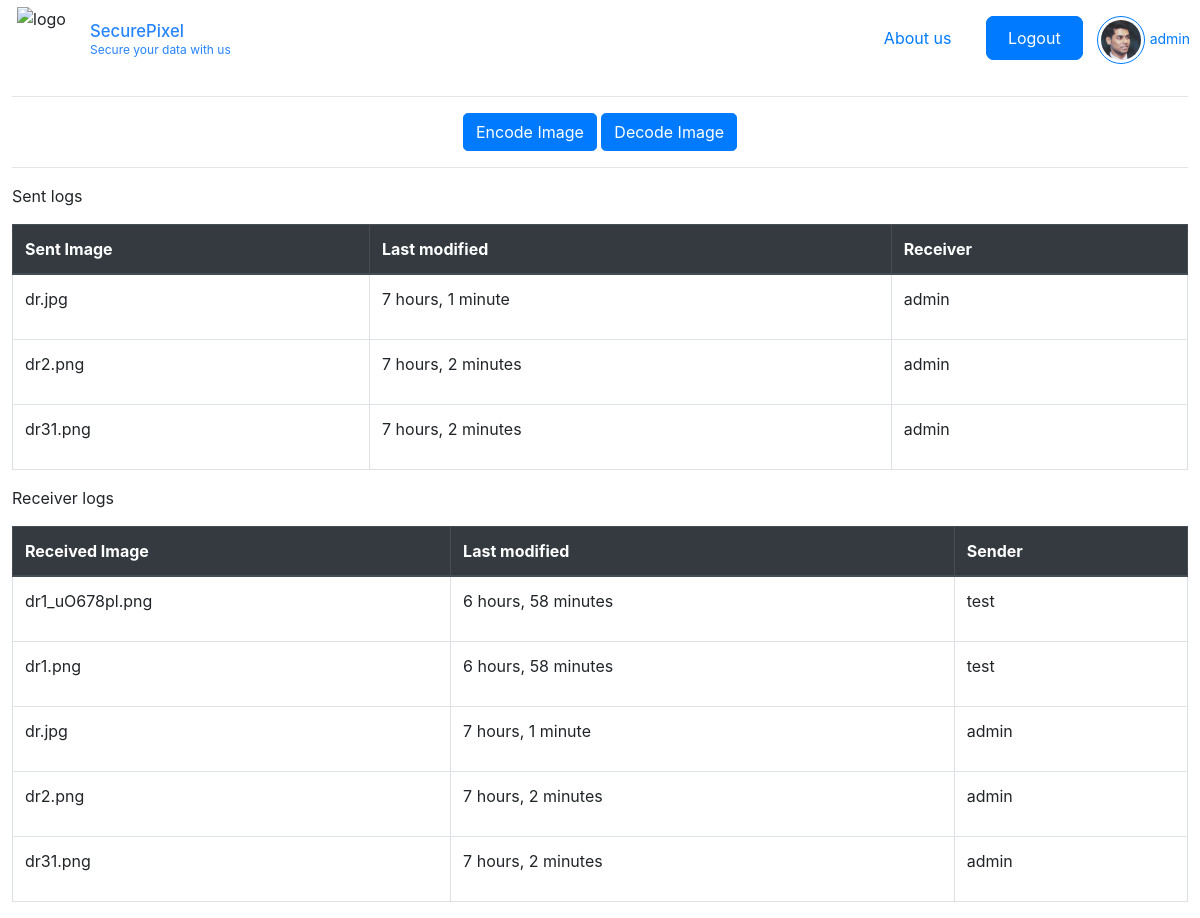
Page /landing/ (signed in) on the committed database.
### base/models.py (models this page shows, shortened)
class UserRegistration(models.Model):
    user = models.OneToOneField(User, on_delete=models.CASCADE)
    email = models.CharField(max_length=128, null=True)
    profile_picture = models.ImageField(upload_to='profile_pictures/', null=True, blank=True)

class steganography(models.Model):
    sender = models.ForeignKey(User, on_delete=models.CASCADE, related_name='sent_steg')
    receiver = models.ForeignKey(User, on_delete=models.CASCADE, related_name='received_Steg')
    image = models.ImageField(upload_to='originalImages/')
    message = models.TextField()
    dest = models.CharField(max_length=128)
    created = models.DateTimeField(auto_now_add=True)
    updated = models.DateTimeField(auto_now=True)
    encoded_img = models.ImageField(null=True, blank=True, upload_to='stegoImages/')

### base/views.py (the view)
# urls.py: path('landing/', views.userLanding, name = 'landing')
def userLanding(request):
    user = request.user
    sent_records = steganography.objects.filter(sender=user).order_by('-created')
    records_found_s = any(request.user == record.sender for record in sent_records)
    receiver_records = steganography.objects.filter(receiver=user).order_by('-created')
    records_found_r = any(request.user == record.receiver for record in receiver_records)
    for record in sent_records:
        record.image_name = record.image.url.split("/")[-1]
    for record in receiver_records:
        record.image_name = record.image.url.split("/")[-1]
    return render(request, 'base/userLanding.html', {'sent_records': sent_records, 'receiver_records': receiver_records, 'records_found_r': records_found_r, 'records_found_s': records_found_s })

### base/templates/base/userLanding.html (shortened to what this page needs)
{% extends 'main.html' %} {% block content %}
<div style="margin:1%">
  <hr>
  <div class="text-center">
    <a href="{% url 'encode-img' %}" class="btn btn-primary rounded-lg">Encode Image</a>
    <a href="{% url 'decode-img' %}" class="btn btn-primary rounded-lg">Decode Image</a>
  </div>
  <hr>
  <p>Sent logs</p>
  <table class="table table-bordered">
    <thead class="thead-dark">
      <tr>
        <th>Sent Image</th>
        <th>Last modified</th>
        <th>Receiver</th>
      </tr>
    </thead>
    <tbody>
      {% for record in sent_records %}
        {% if request.user == record.sender %}
          <tr>
            <td>{{ record.image_name }}</td>
            <td>
              <p>{{ record.updated | timesince}}</p>
            </td>
            <td>
              <p>{{ record.receiver }}</p>
            </td>
          </tr>
        {% endif %}
      {% endfor %}
    </tbody>
  </table>
  <p>Receiver logs</p>
  <table class="table table-bordered">
    <thead class="thead-dark">
      <tr>
        <th>Received Image</th>
        <th>Last modified</th>
        <th>Sender</th>
      </tr>
    </thead>
    <tbody>
      {% for record in receiver_records %}
        {% if request.user == record.receiver %}
          <tr>
            <td>{{ record.image_name }}</td>
            <td>
              <p>{{ record.updated | timesince}}</p>
            </td>
            <td>
              <p>{{ record.sender }}</p>
            </td>
          </tr>
        {% endif %}
      {% endfor %}
    </tbody>
  </table>
</div>
{% endblock content %}

### templates/main.html (shortened to what this page needs)
<!DOCTYPE html>
{% load static %}
<html>
  <head>
    <link
      rel="stylesheet"
      type="text/css"
      href="{% static 'styles/main.css' %}"
    />
    <link
      rel="stylesheet"
      href="https://cdn.jsdelivr.net/npm/bootstrap@4.6.2/dist/css/bootstrap.min.css"
    />
    <link
      rel="stylesheet"
      href="https://cdnjs.cloudflare.com/ajax/libs/font-awesome/5.14.0/css/all.min.css"
    />
  </head>
  <body>
    {% include 'navbar.html' %} {% block content %} {% endblock content %}
  </body>
</html>

### templates/navbar.html (shortened to what this page needs)
<!-- <a href="/">
    <h1>SecurePixel</h1>
</a>
{% load static %} -->
<div class="header">
    <div class="logoAndName">
      <img
        class="logo"
        src="https://res.cloudinary.com/dzy2zn0mz/image/upload/v1698769946/SecurePixel/Images/logo.png"
        alt="logo"
      />
      <div class="title">
        <a href="/"><h3>SecurePixel</h3></a>
        <span>Secure your data with us</span>
      </div>
    </div>
    <div class="links">
      <nav>
            {% if user.is_authenticated %}
                <a href="https://www.google.com" target id="about">About us</a>
                <a href="{% url 'logout' %}" target id="sign">Logout</a>
                {% if user.userregistration.profile_picture %}
                <a href="{% url 'landing' %}" target id="profile">
                    <div class="profile-box">
                      <img src="{{user.userregistration.profile_picture.url }}" alt="Profile Image" class="profile-image" />
                    </div>
                    <small>{{user.username}}</small>
                {% else %}
                    <img src="https://res.cloudinary.com/dzy2zn0mz/image/upload/v1698769945/SecurePixel/Images/profile.png" alt="Profile Image" class="profile-image" />
                {% endif %}
                </a>
            {% else %}
                <a href="https://www.google.com" target id="about">About us</a>
                <a href="{% url 'sign-up' %}" target id="sign">Sign up</a>
                <a href="{% url 'sign-in' %}" target id="sign">Sign In</a>
            {% endif %}
      </nav>
    </div>
  </div>

### static/styles/main.css (style rules this page uses)
.logo { position: relative; width: 80px; height: 80px; padding: 3%; }
.header { background: transparent; padding: 10px; display: flex; justify-content: space-between; align-items: center; height: 10vh; }
.logoAndName { display: flex; align-items: center; width: 20%; }
.title h3, span { color: #2684ff; font-size: smaller; width: 100%; margin: 0; }
.title { display: flex; box-sizing: border-box; justify-items: center; flex-direction: column; font-size: 20px; }
.links #about { border: none; font-size: 1rem; margin-right: 10px; }
.links nav a { text-decoration: none; font-size: 1rem; padding: 10px 20px; border: 2px solid #007bff; border-radius: 8px; color: #007bff; transition: all 0.3s ease; }
.links nav a#sign { background-color: #007bff; color: white; margin-right: 10px; }
.profile-box { padding: 3px; display: inline-block; border: 1px solid #007bff; border-radius: 50%; text-align: center; }
.profile-image { width: 40px; height: 40px; border-radius: 50%; object-fit: cover; }
#profile { border: none; padding: 0; }
span { font-size: 12px; }

### rows in the picture
steganography: image_name "dr.jpg", updated "7 hours, 1 minute", receiver "admin", sender "admin"
steganography: image_name "dr2.png", updated "7 hours, 2 minutes", receiver "admin", sender "admin"
steganography: image_name "dr31.png", updated "7 hours, 2 minutes", receiver "admin", sender "admin"
steganography: image_name "dr1_uO678pl.png", updated "6 hours, 58 minutes", sender "test"
steganography: image_name "dr1.png", updated "6 hours, 58 minutes", sender "test"

### other values in the picture
{{ user.username }} "admin"
